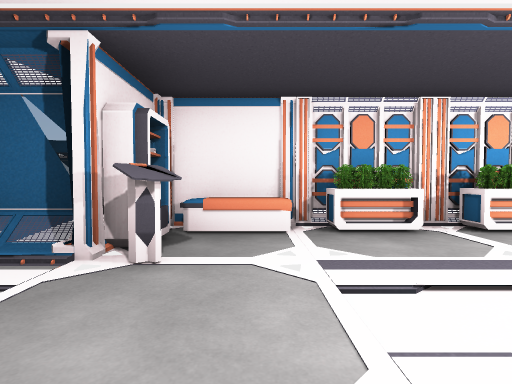
view 1 (above)

16 first-person views from a walk through a 3-D level made in the Unity game engine. The camera is 1.3 m above the floor, tilts 2° down and sees 80° across. Doors are open. The floor is counted in squares, 2 m on a side. Each view is taken from the middle of a square. On the plan, view 1 faces up. The plan holds only what a view shows up to about 10 squares ahead; the rest is blank.

view 2
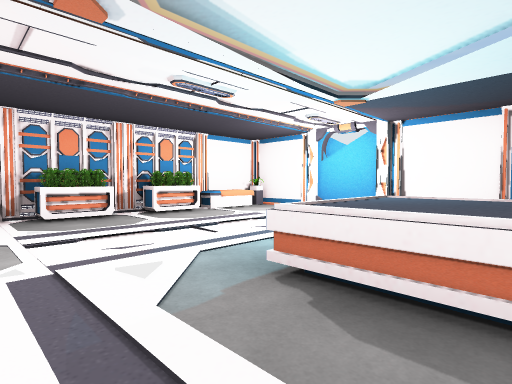

view 3
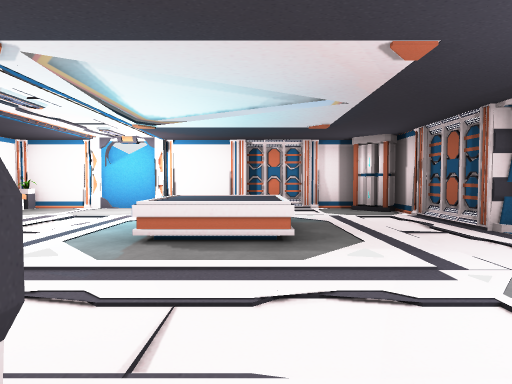

view 4
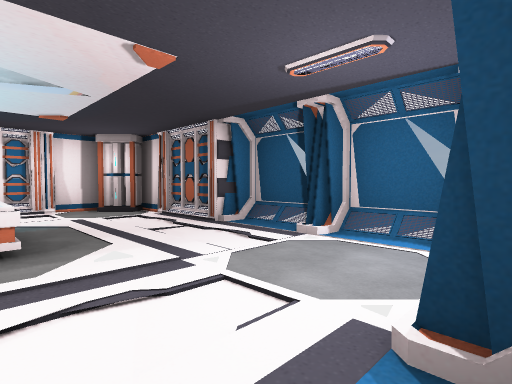

view 5
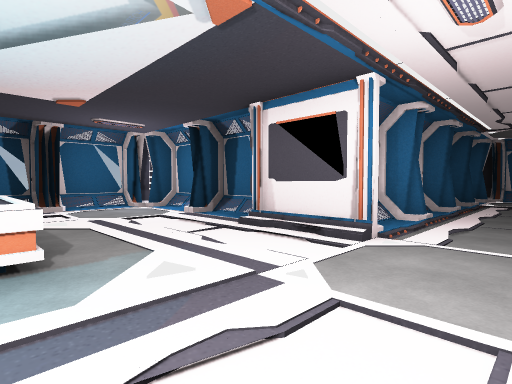

view 6
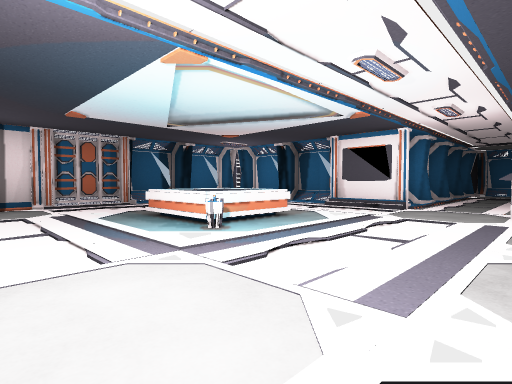

view 7
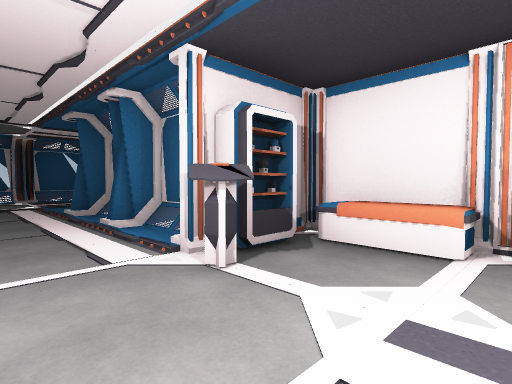

view 8
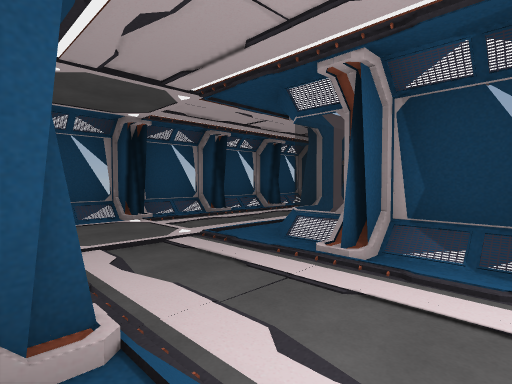

view 9
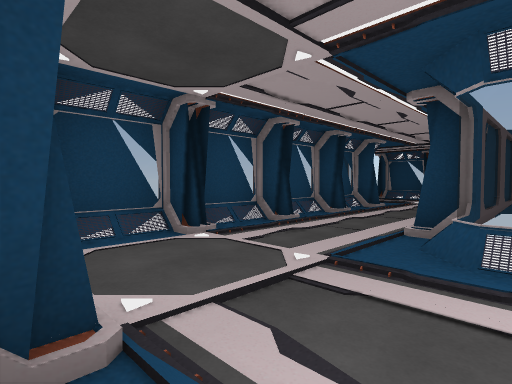

view 10
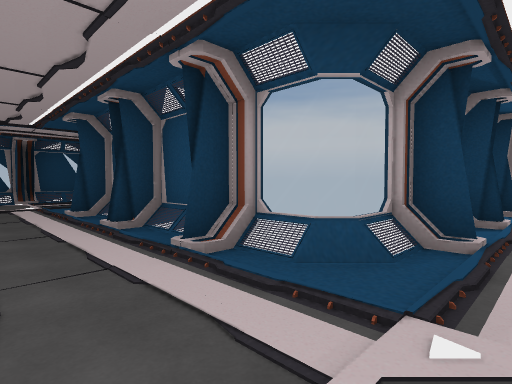

view 11
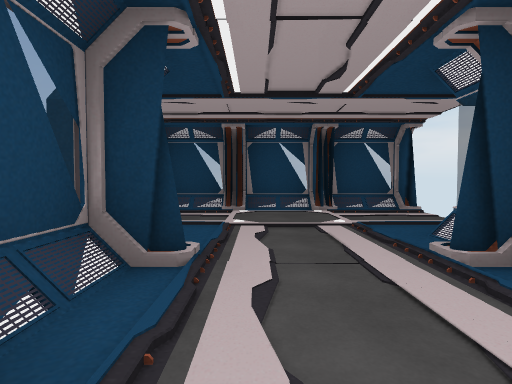

view 12
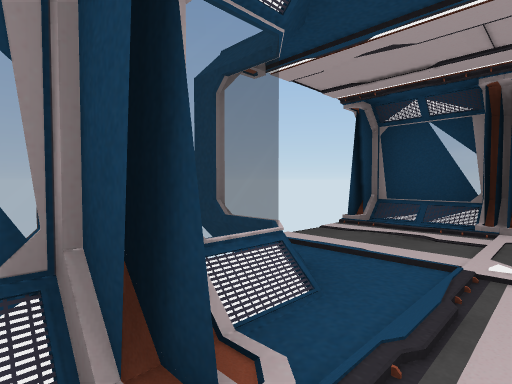

view 13
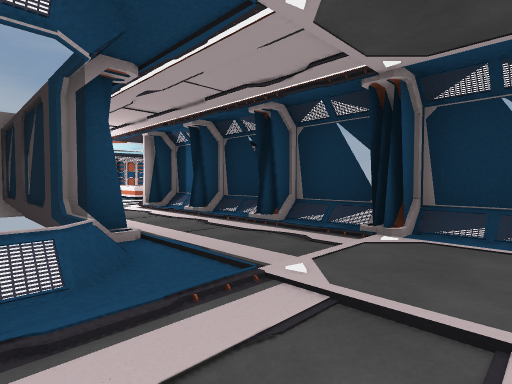

view 14
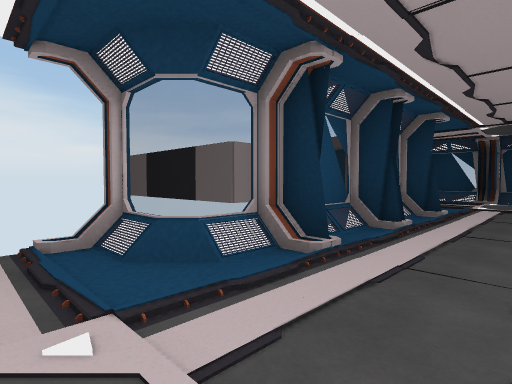

view 15
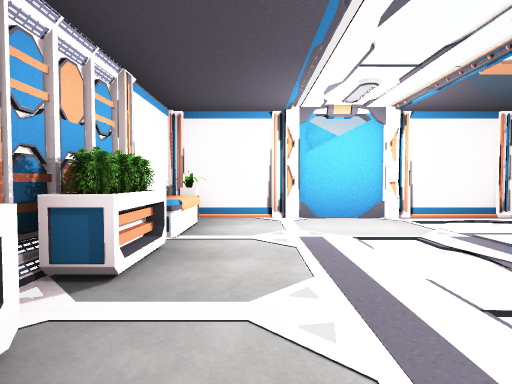

view 16
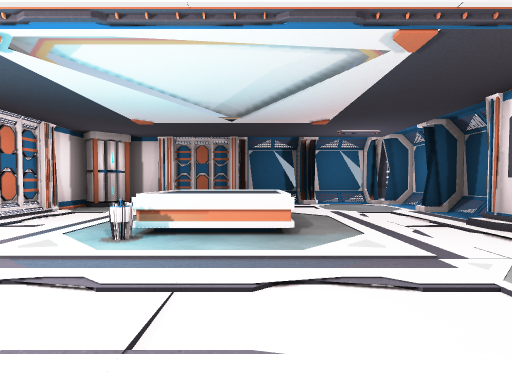

### Floor plan
Key: @ floor where view 1 was taken; # wall or solid block; . floor; / step, stairs or slope; D open door; = window, fence, low wall or low ledge; C console; P plant; R projector; B battery; O other object.
Columns run from 12 left of view 1 to 7 right of it. Each row starts with its distance up from view 1.
 14 ########
 13 #//#/#/#
 12  ......
 11  ......
 10 #=....=#
  9   /../##
  8   #..##
  7  ##..##
  6  #/../#
  5  ##..##   ###OOOO###
  4  #/../#####OOOOOOOP#
  3  ##.../#/#/C.......#
  2  #/.......DD.......O
  1  #/.......DD.......O
  0  ##//#/#/#/O@..R...#
 -1   ##########..OO...#
 -2          #/...OO...#
 -3          ##.......O#
 -4           /........#
 -5          #/.......B#
 -6          ##//#/OO###
 -7           #####

Where each view was taken, in squares from view 1:
view 1: 0 up, 0 right, facing up
view 2: 2 down, 0 right, facing up-right
view 3: 2 down, 2 left, facing right
view 4: 2 down, 2 left, facing down-right
view 5: 2 up, 2 right, facing down-left
view 6: 3 up, 6 right, facing down-left
view 7: 1 up, 1 right, facing up-left
view 8: 0 up, 4 left, facing up-left
view 9: 0 up, 6 left, facing up-left
view 10: 2 up, 9 left, facing up-right
view 11: 6 up, 9 left, facing up
view 12: 8 up, 9 left, facing up-left
view 13: 4 up, 9 left, facing down-right
view 14: 11 up, 9 left, facing down-right
view 15: 3 up, 1 right, facing right
view 16: 3 up, 2 right, facing down
